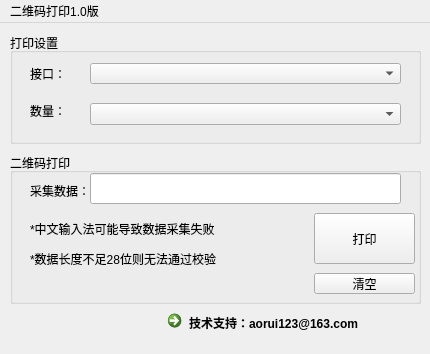
<?xml version="1.0" encoding="UTF-8"?>
<ui version="4.0">
 <class>MainWindow</class>
 <widget class="QMainWindow" name="MainWindow">
  <property name="geometry">
   <rect>
    <x>0</x>
    <y>0</y>
    <width>430</width>
    <height>354</height>
   </rect>
  </property>
  <property name="windowTitle">
   <string>斑马打印机</string>
  </property>
  <property name="windowIcon">
   <iconset>
    <normaloff>icon/1.jpg</normaloff>icon/1.jpg</iconset>
  </property>
  <widget class="QWidget" name="centralwidget">
   <widget class="QGroupBox" name="groupBox">
    <property name="geometry">
     <rect>
      <x>10</x>
      <y>10</y>
      <width>411</width>
      <height>111</height>
     </rect>
    </property>
    <property name="title">
     <string>打印设置</string>
    </property>
    <widget class="QLabel" name="label">
     <property name="geometry">
      <rect>
       <x>20</x>
       <y>30</y>
       <width>31</width>
       <height>21</height>
      </rect>
     </property>
     <property name="text">
      <string>接口：</string>
     </property>
    </widget>
    <widget class="QComboBox" name="comboBox">
     <property name="geometry">
      <rect>
       <x>80</x>
       <y>30</y>
       <width>311</width>
       <height>21</height>
      </rect>
     </property>
     <property name="currentText">
      <string/>
     </property>
    </widget>
    <widget class="QLabel" name="label_5">
     <property name="geometry">
      <rect>
       <x>20</x>
       <y>70</y>
       <width>41</width>
       <height>16</height>
      </rect>
     </property>
     <property name="text">
      <string>数量：</string>
     </property>
    </widget>
    <widget class="QComboBox" name="comboBox_2">
     <property name="geometry">
      <rect>
       <x>80</x>
       <y>70</y>
       <width>311</width>
       <height>22</height>
      </rect>
     </property>
    </widget>
   </widget>
   <widget class="QGroupBox" name="groupBox_2">
    <property name="geometry">
     <rect>
      <x>10</x>
      <y>130</y>
      <width>411</width>
      <height>151</height>
     </rect>
    </property>
    <property name="title">
     <string>二维码打印</string>
    </property>
    <widget class="QLabel" name="label_2">
     <property name="geometry">
      <rect>
       <x>20</x>
       <y>30</y>
       <width>61</width>
       <height>16</height>
      </rect>
     </property>
     <property name="text">
      <string>采集数据：</string>
     </property>
    </widget>
    <widget class="QPushButton" name="pushButton">
     <property name="geometry">
      <rect>
       <x>304</x>
       <y>60</y>
       <width>101</width>
       <height>51</height>
      </rect>
     </property>
     <property name="text">
      <string>打印</string>
     </property>
     <property name="icon">
      <iconset>
       <normaloff>icon/src=http___img.51miz.com_Element_00_77_55_01_8723c233_E775501_6c3efb31.png!_quality_90_unsharp_true_compress_true_format_png&amp;refer=http___img.51miz.jpg</normaloff>icon/src=http___img.51miz.com_Element_00_77_55_01_8723c233_E775501_6c3efb31.png!_quality_90_unsharp_true_compress_true_format_png&amp;refer=http___img.51miz.jpg</iconset>
     </property>
     <property name="iconSize">
      <size>
       <width>36</width>
       <height>36</height>
      </size>
     </property>
     <property name="shortcut">
      <string>Return</string>
     </property>
     <property name="autoDefault">
      <bool>true</bool>
     </property>
    </widget>
    <widget class="QPushButton" name="pushButton_2">
     <property name="geometry">
      <rect>
       <x>304</x>
       <y>120</y>
       <width>101</width>
       <height>21</height>
      </rect>
     </property>
     <property name="text">
      <string>清空</string>
     </property>
    </widget>
    <widget class="QLineEdit" name="lineEdit">
     <property name="geometry">
      <rect>
       <x>80</x>
       <y>20</y>
       <width>311</width>
       <height>31</height>
      </rect>
     </property>
     <property name="inputMask">
      <string/>
     </property>
     <property name="text">
      <string/>
     </property>
     <property name="maxLength">
      <number>28</number>
     </property>
     <property name="readOnly">
      <bool>false</bool>
     </property>
    </widget>
    <widget class="QLabel" name="label_3">
     <property name="geometry">
      <rect>
       <x>20</x>
       <y>60</y>
       <width>211</width>
       <height>31</height>
      </rect>
     </property>
     <property name="text">
      <string>*中文输入法可能导致数据采集失败</string>
     </property>
    </widget>
    <widget class="QLabel" name="label_4">
     <property name="geometry">
      <rect>
       <x>20</x>
       <y>90</y>
       <width>211</width>
       <height>31</height>
      </rect>
     </property>
     <property name="text">
      <string>*数据长度不足28位则无法通过校验</string>
     </property>
    </widget>
   </widget>
   <widget class="QCommandLinkButton" name="commandLinkButton">
    <property name="geometry">
     <rect>
      <x>160</x>
      <y>280</y>
      <width>261</width>
      <height>31</height>
     </rect>
    </property>
    <property name="text">
     <string>技术支持：aorui123@163.com</string>
    </property>
    <property name="description">
     <string/>
    </property>
   </widget>
  </widget>
  <widget class="QStatusBar" name="statusbar">
   <property name="sizeGripEnabled">
    <bool>false</bool>
   </property>
  </widget>
  <widget class="QMenuBar" name="menubar">
   <property name="geometry">
    <rect>
     <x>0</x>
     <y>0</y>
     <width>430</width>
     <height>23</height>
    </rect>
   </property>
   <widget class="QMenu" name="menu_1_0">
    <property name="tearOffEnabled">
     <bool>false</bool>
    </property>
    <property name="title">
     <string>二维码打印1.0版</string>
    </property>
   </widget>
   <addaction name="menu_1_0"/>
  </widget>
 </widget>
 <tabstops>
  <tabstop>lineEdit</tabstop>
  <tabstop>pushButton</tabstop>
  <tabstop>pushButton_2</tabstop>
  <tabstop>comboBox</tabstop>
  <tabstop>commandLinkButton</tabstop>
 </tabstops>
 <resources/>
 <connections>
  <connection>
   <sender>pushButton_2</sender>
   <signal>clicked()</signal>
   <receiver>lineEdit</receiver>
   <slot>clear()</slot>
   <hints>
    <hint type="sourcelabel">
     <x>349</x>
     <y>243</y>
    </hint>
    <hint type="destinationlabel">
     <x>206</x>
     <y>149</y>
    </hint>
   </hints>
  </connection>
 </connections>
</ui>
